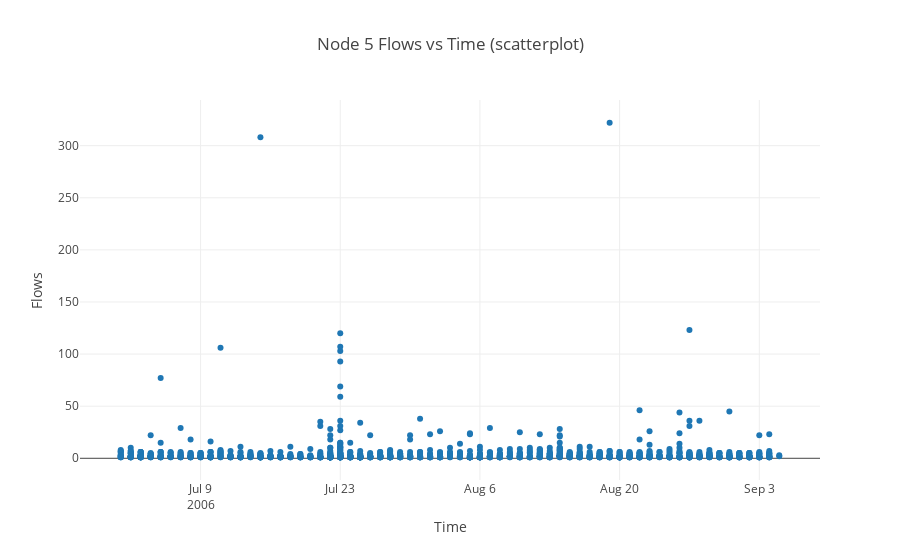

Notebook code for this chart:
### Code cell
title='Node 5 Flows vs Time (scatterplot)'
xlabel='Time'
x=node5df.date
ylabel='Flows'
y=node5df.f
scatterplot(title,xlabel,x,ylabel,y)

### Figure 1 — Plotly figure (JSON) as saved in the notebook; plotly's stock layout.template omitted (floating-point values rounded to 4 significant figures; data arrays with more than 128 entries replaced by an {"elided": "..."} marker saying what was removed)
{"data": [{"mode": "markers", "type": "scatter", "x": {"elided": "1249 str values"}, "y": {"elided": "1249 int values"}}], "layout": {"title": "Node 5 Flows vs Time (scatterplot)", "xaxis": {"title": "Time"}, "yaxis": {"title": "Flows"}}}
